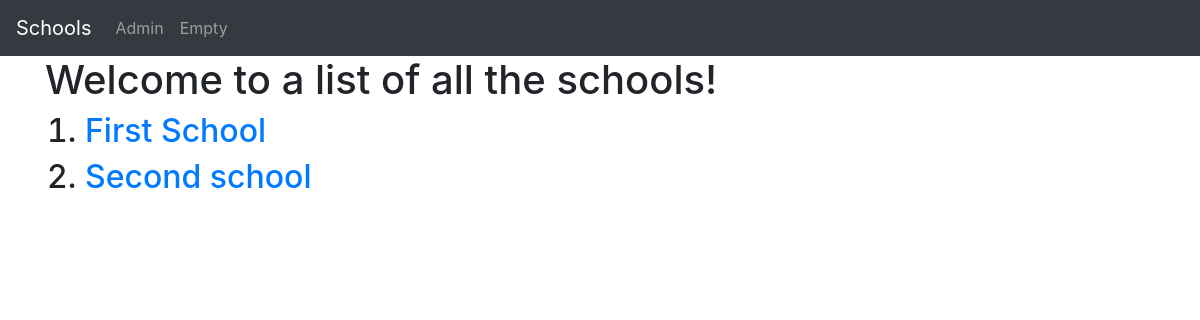
The app's page /basic_app/, older data.
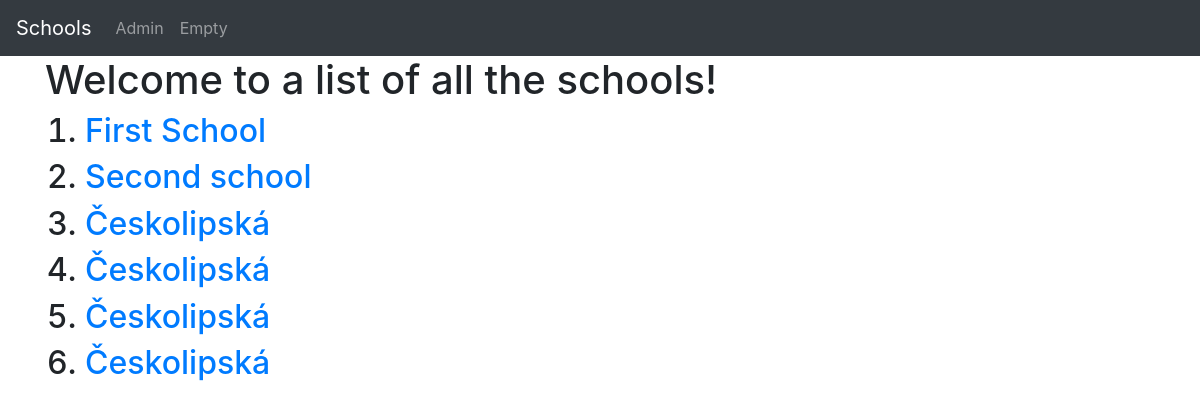
The same page, newer data.
### basic_app/models.py (models this page shows, shortened)
class School(models.Model):
    name = models.CharField(max_length=256)
    principal = models.CharField(max_length=256)
    location = models.CharField(max_length=256)

### basic_app/views.py (the view)
# urls.py: path('', views.SchoolListView.as_view(), name="list"),
class SchoolListView(ListView):
    model = models.School
    context_object_name = 'schools'  # redefines name

### basic_app/templates/basic_app/school_list.html
{% extends 'base.html' %}
{% block body_block %}
<h1>Welcome to a list of all the schools!</h1>
<ol>
    {% for school in schools %}
    <h2>
        <li><a href="{{school.id}}">{{school.name}}</a></li>
    </h2>
    {% endfor %}
</ol>
{% endblock body_block %}

### basic_app/templates/base.html (shortened to what this page needs)
<!DOCTYPE html>
<html>
<head>
    <link rel="stylesheet" href="https://cdn.jsdelivr.net/npm/bootstrap@4.6.0/dist/css/bootstrap.min.css"
>
</head>
<body>
    <nav class="navbar navbar-expand-lg navbar-dark bg-dark">
        <ul class="navbar-nav mr-auto">
            <li class="nav-item"><a class="navbar-brand" href="{% url 'basic_app:list' %}">Schools</a></li>
            <li class="nav-item"><a class="nav-link" href="{% url 'admin:index' %}">Admin</a></li>
            <li class="nav-item"><a class="nav-link" href="#">Empty</a></li>
        </ul>
    </nav>
    <div class="container">
        {% block body_block%}
        {% endblock body_block%}
    </div>
</body>
</html>

Row changes from the older to the newer data that the page shows:
added School: name "Českolipská"
added School: name "Českolipská"
added School: name "Českolipská"
added School: name "Českolipská"
